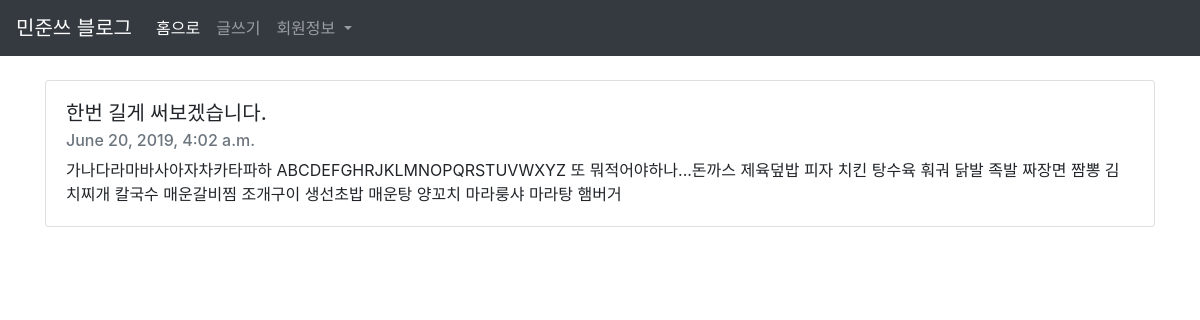
The app's page /blog/4/ with its own data.
### blog/models.py (models this page shows, shortened)
class Blog(models.Model):
    title = models.CharField(max_length=200)
    pub_date = models.DateTimeField('date published')
    body = models.TextField()

### blog/views.py (the view)
# urls.py: path('<int:blog_id>/', views.detail, name="detail"),
def detail(request, blog_id):
    detail = get_object_or_404(Blog, pk=blog_id)
    return render(request, 'detail.html', {'detail':detail})

### blog/templates/detail.html
{% extends 'base.html' %}
{% block contents %}
<body>
    <div class="container">
            <div class="card mt-4">
                    <div class="card-body">
                      <h5 class="card-title">{{detail.title}}</h5>
                      <h6 class="card-subtitle mb-2 text-muted">{{detail.pub_date}}</h6>
                      <p class="card-text">{{detail.body}}</p>
                    </div>
            </div>
            <br><br>
    </div>
</body>
{% endblock %}

### records on screen
Blog: title "한번 길게 써보겠습니다.", pub_date "June 20, 2019, 4:02 a.m.", body "가나다라마바사아자차카타파하 ABCDEFGHRJKLMNOPQRSTUVWXYZ 또 뭐적어야하나...돈까스 제육덮밥 피자 치킨 탕수육 훠궈 닭발 족발 짜장면 짬뽕 김치찌개 칼국수 매운갈비찜 조개구이 생선초밥 매운탕 양꼬치 마라룽샤 마라탕 햄버거"
